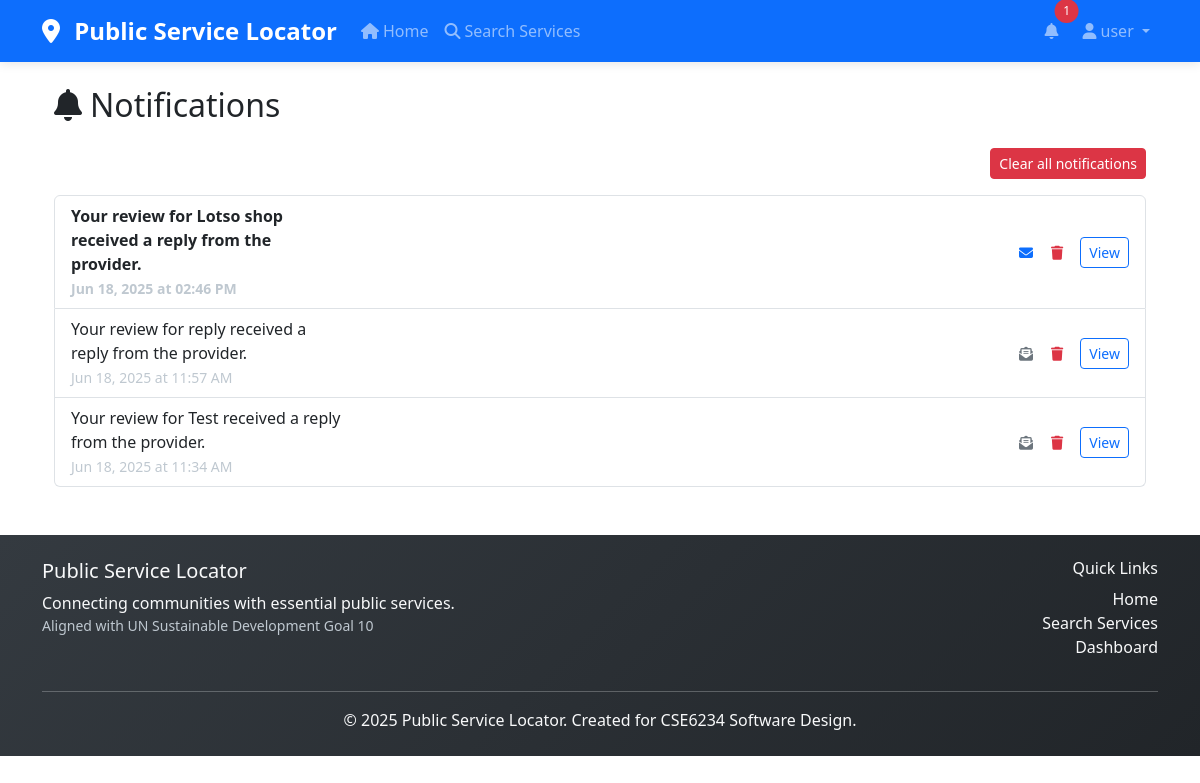
/notifications (signed in), run on an earlier commit of the app's database.
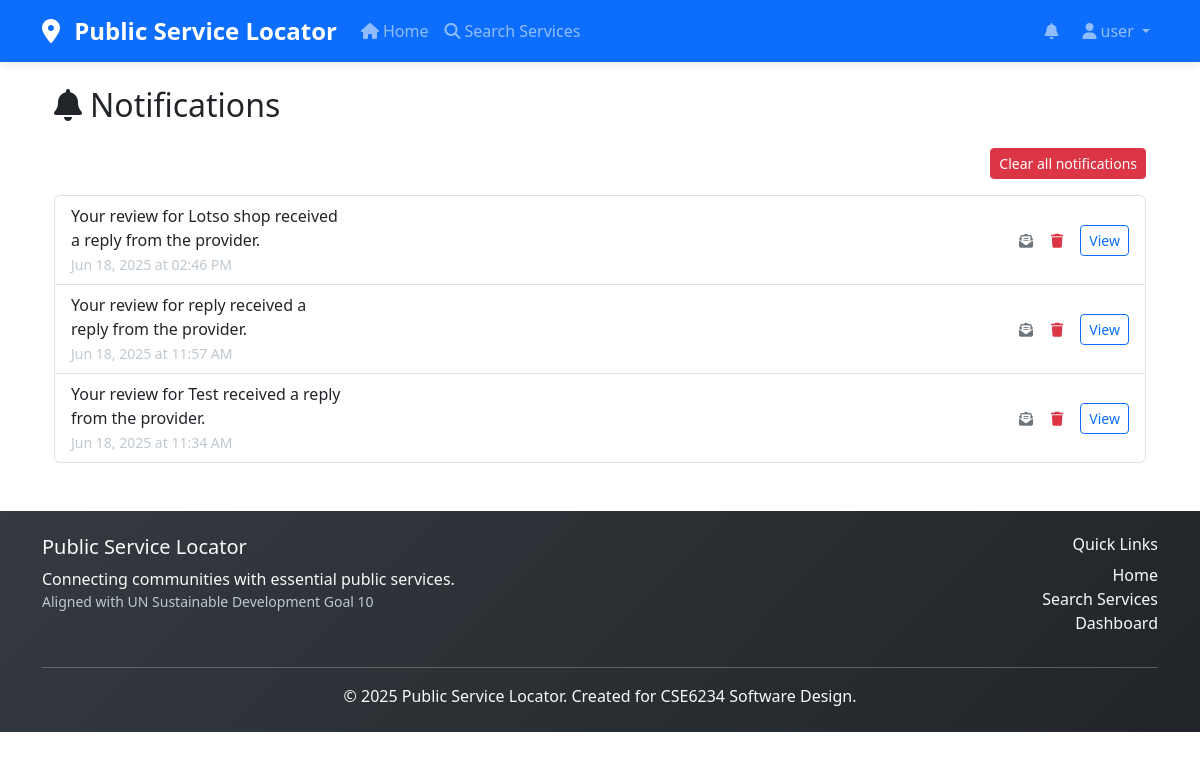
And on a later commit of the database.
### app.py (models this page shows)
class Notification(db.Model):
    id = db.Column(db.Integer, primary_key=True)
    user_id = db.Column(db.Integer, db.ForeignKey('user.id', ondelete='CASCADE'), nullable=False)
    message = db.Column(db.String(255), nullable=False)
    url = db.Column(db.String(255))
    is_read = db.Column(db.Boolean, default=False)
    created_at = db.Column(db.DateTime, default=datetime.utcnow)
    user = db.relationship('User', backref=db.backref('notifications', passive_deletes=True))

### app.py (the view)
@app.route('/notifications')
@login_required
def notifications():
    for notification in current_user.notifications:
        notification.is_read = True
    db.session.commit()
    return render_template('notifications.html', notifications=current_user.notifications)

### app.py (called while the page is built)
@login_manager.user_loader
def load_user(user_id):
    return db.session.get(User, int(user_id))

@app.context_processor
def inject_notifications():
    if current_user.is_authenticated:
        notifications = sorted(current_user.notifications, key=lambda n: n.created_at, reverse=True)[:10]
    else:
        notifications = []
    return dict(top_notifications=notifications)

### templates/notifications.html (shortened to what this page needs)
{% extends "base.html" %}
{% block content %}
<div class="container">
    <h2 class="mb-4"><i class="fas fa-bell me-2"></i>Notifications</h2>
    <div class="mb-3 text-end">
        <button class="btn btn-danger btn-sm clear-notifications-btn">Clear all notifications</button>
    </div>
    {% if notifications|length == 0 %}
        <div class="alert alert-info">You have no notifications.</div>
    {% else %}
        <ul class="list-group">
            {% for notification in notifications|sort(attribute='created_at', reverse=True) %}
                <li class="list-group-item d-flex align-items-center {% if not notification.is_read %}fw-bold{% endif %}">
                    <div class="flex-grow-1">
                        <div class="notification-message">{{ notification.message }}</div>
                        <small class="text-muted">{{ notification.created_at.strftime('%b %d, %Y at %I:%M %p') }}</small>
                    </div>
                    <button class="btn btn-link btn-sm mark-read-btn" data-id="{{ notification.id }}" data-read="{{ 1 if notification.is_read else 0 }}" title="Mark as read/unread">
                        {% if notification.is_read %}
                            <i class="fas fa-envelope-open-text text-secondary"></i>
                        {% else %}
                            <i class="fas fa-envelope text-primary"></i>
                        {% endif %}
                    </button>
                    <button class="btn btn-link btn-sm delete-notification-btn text-danger" data-id="{{ notification.id }}" title="Delete notification">
                        <i class="fas fa-trash"></i>
                    </button>
                    {% if notification.url %}
                        <a href="{{ notification.url }}" class="btn btn-sm btn-outline-primary ms-2">View</a>
                    {% endif %}
                </li>
            {% endfor %}
        </ul>
    {% endif %}
</div>
{% endblock %}

### templates/base.html (shortened to what the changed rows need)
<!DOCTYPE html>
<html lang="en">
<head>
    <link href="https://cdn.jsdelivr.net/npm/bootstrap@5.3.0/dist/css/bootstrap.min.css" rel="stylesheet">
    <link rel="stylesheet" href="https://cdnjs.cloudflare.com/ajax/libs/font-awesome/6.4.0/css/all.min.css">
    <link rel="stylesheet" href="https://unpkg.com/leaflet@1.9.4/dist/leaflet.css" />
    <link rel="stylesheet" href="{{ url_for('static', filename='css/style.css') }}">
</head>
<body>
    <nav class="navbar navbar-expand-lg navbar-dark bg-primary">
        <div class="container">
            <div class="collapse navbar-collapse" id="navbarNav">
                <ul class="navbar-nav">
                    {% if current_user.is_authenticated %}
                        <li class="nav-item dropdown me-2">
                            <a class="nav-link position-relative" href="#" id="notificationDropdown" role="button" data-bs-toggle="dropdown" aria-expanded="false">
                                <i class="fas fa-bell"></i>
                                {% set unread_count = current_user.notifications|selectattr('is_read', 'equalto', False)|list|length %}
                                {% if unread_count > 0 %}
                                    <span class="position-absolute top-0 start-100 translate-middle badge rounded-pill bg-danger">{{ unread_count }}</span>
                                {% endif %}
                            </a>
                        </li>
                    {% endif %}
                </ul>
            </div>
        </div>
    </nav>
    <main class="container my-4">
        {% block content %}{% endblock %}
    </main>
</body>
</html>

What changed in the data, as far as the page shows it:
changed Notification "Your review for Lotso shop received a reply from the provider.": is_read False → True (drawn)
Also different on the page:
{{ unread_count }}: "1" → (not shown)
